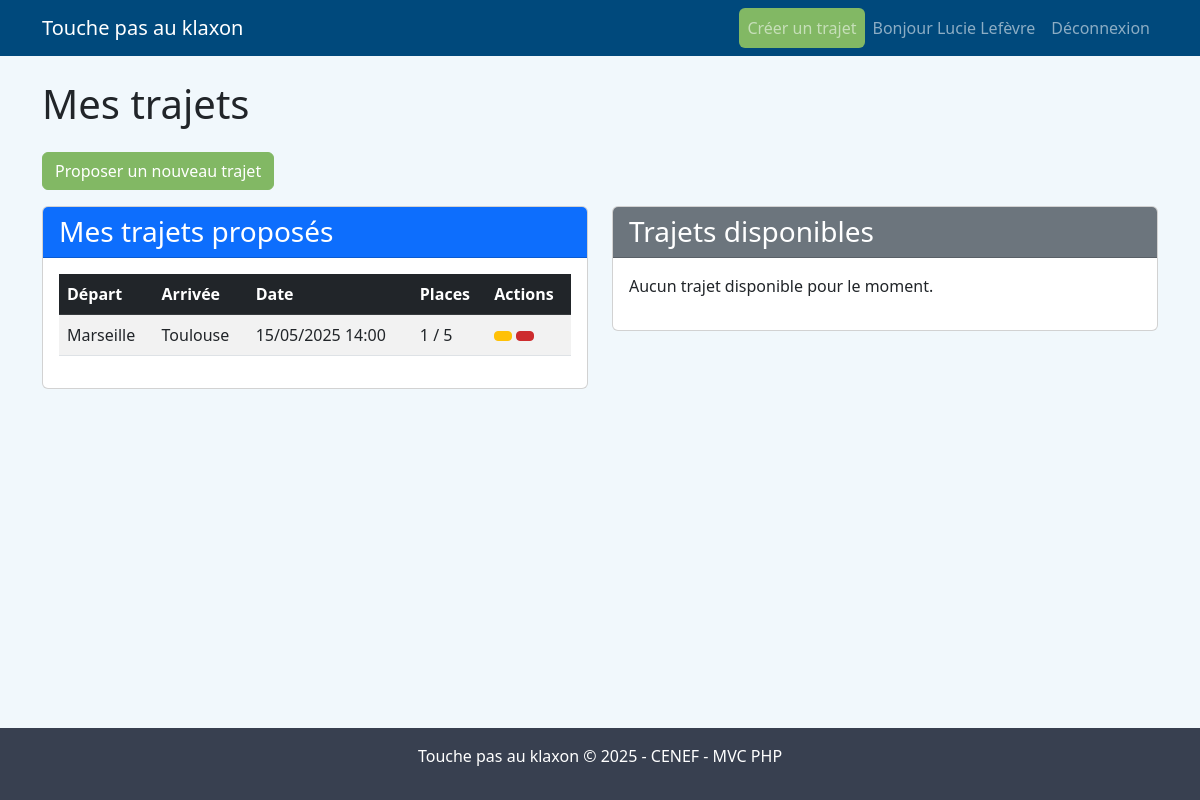
Page /?route=user (signed in) on the earlier database version.
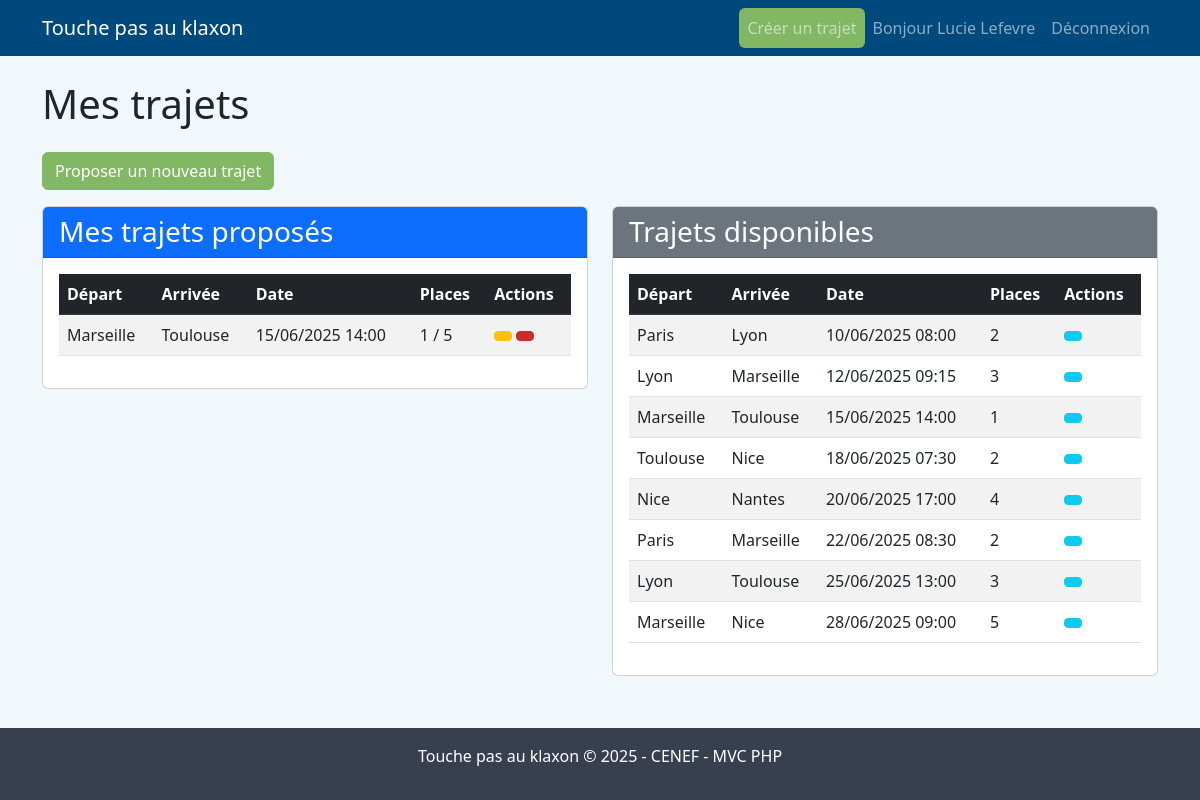
Same page on the later database version.
### tables this page shows
CREATE TABLE trajet (
    id INT AUTO_INCREMENT PRIMARY KEY,
    date_depart DATE NOT NULL,
    heure_depart TIME NOT NULL,
    date_arrivee DATE NOT NULL,
    heure_arrivee TIME NOT NULL,
    places_total INT NOT NULL,
    places_disponibles INT NOT NULL,
    utilisateur_id INT NOT NULL,
    agence_depart_id INT NOT NULL,
    agence_arrivee_id INT NOT NULL,
    created_at TIMESTAMP DEFAULT CURRENT_TIMESTAMP,
    updated_at TIMESTAMP DEFAULT CURRENT_TIMESTAMP ON UPDATE CURRENT_TIMESTAMP,
    FOREIGN KEY (utilisateur_id) REFERENCES utilisateur(id) ON DELETE CASCADE,
    FOREIGN KEY (agence_depart_id) REFERENCES agence(id) ON DELETE CASCADE,
    FOREIGN KEY (agence_arrivee_id) REFERENCES agence(id) ON DELETE CASCADE
);

CREATE TABLE agence (
    id INT AUTO_INCREMENT PRIMARY KEY,
    nom VARCHAR(100) NOT NULL UNIQUE,
    created_at TIMESTAMP DEFAULT CURRENT_TIMESTAMP
);

### controllers/UserController.php (called while the page is built, shortened)
<?php
class UserController
{
    public function dashboard()
    {
        $trajetModel = new \Models\Trajet();
        $mesTrajets = $trajetModel->getUserTrajets($_SESSION['user_id'] ?? 0);
        $trajetsDisponibles = $trajetModel->getAvailableTrajets();
        require_once '../views/users/dashboard.php';
    }
}

### public/index.php (called while the page is built, shortened)
<?php
require_once '../config/database.php';
require_once '../routes/web.php';

### config/database.php (called while the page is built, shortened)
<?php
class Database
{
    private $host = DB_HOST;
    private $user = DB_USER;
    private $pass = DB_PASS;
    private $dbname = DB_NAME;
    private $dbh;
    private $stmt;
    public function __construct()
    {
        $dsn = 'mysql:host=' . $this->host . ';dbname=' . $this->dbname . ';charset=utf8mb4';
        $options = array(
            PDO::ATTR_PERSISTENT => true,
            PDO::ATTR_ERRMODE => PDO::ERRMODE_EXCEPTION,
            PDO::ATTR_DEFAULT_FETCH_MODE => PDO::FETCH_OBJ,
            PDO::ATTR_EMULATE_PREPARES => false
        );
        try {
            $this->dbh = new PDO($dsn, $this->user, $this->pass, $options);
            $this->dbh->exec("SET NAMES 'utf8mb4'");
        } catch (PDOException $e) {
            $this->error = $e->getMessage();
            die('Erreur de connexion à la base de données : ' . $this->error . '<br>' .
                'Vérifiez vos paramètres dans config/config.php');
        }
    }
    public function query($sql)
    {
        $this->stmt = $this->dbh->prepare($sql);
    }
    public function bind($param, $value, $type = null)
    {
        if (is_null($type)) {
            switch (true) {
                case is_int($value):
                    $type = PDO::PARAM_INT;
                    break;
            }
        }
        $this->stmt->bindValue($param, $value, $type);
    }
    public function execute()
    {
        try {
            return $this->stmt->execute();
        } catch (PDOException $e) {
            throw new Exception("Erreur d'exécution de la requête : " . $e->getMessage());
        }
    }
    public function resultSet()
    {
        $this->execute();
        return $this->stmt->fetchAll();
    }
}

### models/Trajet.php (called while the page is built, shortened)
<?php
class Trajet
{
    private $db;
    public function __construct()
    {
        $this->db = new \Database();
    }
    public function getAvailableTrajets()
    {
        $this->db->query("
            SELECT t.*,
                ad.nom as agence_depart,
                aa.nom as agence_arrivee
            FROM trajet t
            JOIN agence ad ON t.agence_depart_id = ad.id
            JOIN agence aa ON t.agence_arrivee_id = aa.id
            WHERE t.places_disponibles > 0
            AND (t.date_depart > CURDATE()
                OR (t.date_depart = CURDATE() AND t.heure_depart > CURTIME()))
            ORDER BY t.date_depart, t.heure_depart
        ");
        return $this->db->resultSet();
    }
    public function getUserTrajets($userId)
    {
        $this->db->query("
            SELECT t.*,
                ad.nom as agence_depart,
                aa.nom as agence_arrivee
            FROM trajet t
            JOIN agence ad ON t.agence_depart_id = ad.id
            JOIN agence aa ON t.agence_arrivee_id = aa.id
            WHERE t.utilisateur_id = :user_id
            ORDER BY t.date_depart, t.heure_depart
        ");
        $this->db->bind(':user_id', $userId);
        return $this->db->resultSet();
    }
}

### views/users/dashboard.php (the view, shortened to what the changed rows need)
<h1 class="mb-4">Mes trajets</h1>
<div class="row mb-4">
    <div class="col-md-6">
        <div class="card">
            <div class="card-body">
                <?php if (empty($mesTrajets)): ?>
                    <p>Vous n'avez proposé aucun trajet pour le moment.</p>
                <?php else: ?>
                    <div class="table-responsive">
                        <table class="table table-striped table-hover">
                            <thead class="table-dark">
                                <tr>
                                    <th>Départ</th>
                                    <th>Arrivée</th>
                                    <th>Date</th>
                                    <th>Places</th>
                                    <th>Actions</th>
                                </tr>
                            </thead>
                            <tbody>
                                <?php foreach ($mesTrajets as $trajet): ?>
                                    <tr>
                                        <td><?= htmlspecialchars($trajet->agence_depart) ?></td>
                                        <td><?= htmlspecialchars($trajet->agence_arrivee) ?></td>
                                        <td><?= date('d/m/Y H:i', strtotime($trajet->date_depart . ' ' . $trajet->heure_depart)) ?></td>
                                        <td><?= $trajet->places_disponibles ?> / <?= $trajet->places_total ?></td>
                                        <td>
                                            <a href="/user/trajet/edit/<?= $trajet->id ?>" class="btn btn-sm btn-warning" title="Modifier">
                                            </a>
                                            <a href="/user/trajet/delete/<?= $trajet->id ?>" class="btn btn-sm btn-danger" title="Supprimer" onclick="return confirm('Êtes-vous sûr de vouloir supprimer ce trajet ?')">
                                            </a>
                                        </td>
                                    </tr>
                                <?php endforeach; ?>
                            </tbody>
                        </table>
                    </div>
                <?php endif; ?>
            </div>
        </div>
    </div>
    <div class="col-md-6">
        <div class="card">
            <div class="card-body">
                <?php if (empty($trajetsDisponibles)): ?>
                    <p>Aucun trajet disponible pour le moment.</p>
                <?php else: ?>
                    <div class="table-responsive">
                        <table class="table table-striped table-hover">
                            <thead class="table-dark">
                                <tr>
                                    <th>Départ</th>
                                    <th>Arrivée</th>
                                    <th>Date</th>
                                    <th>Places</th>
                                    <th>Actions</th>
                                </tr>
                            </thead>
                            <tbody>
                                <?php foreach ($trajetsDisponibles as $trajet): ?>
                                    <tr>
                                        <td><?= htmlspecialchars($trajet->agence_depart) ?></td>
                                        <td><?= htmlspecialchars($trajet->agence_arrivee) ?></td>
                                        <td><?= date('d/m/Y H:i', strtotime($trajet->date_depart . ' ' . $trajet->heure_depart)) ?></td>
                                        <td><?= $trajet->places_disponibles ?></td>
                                        <td>
                                            <a href="/user/trajet/details/<?= $trajet->id ?>" class="btn btn-sm btn-info" title="Détails">
                                            </a>
                                        </td>
                                    </tr>
                                <?php endforeach; ?>
                            </tbody>
                        </table>
                    </div>
                <?php endif; ?>
            </div>
        </div>
    </div>
</div>
<?php
require_once '../views/layouts/default.php';
?>

### views/layouts/header.php (shortened to what the changed rows need)
<nav class="navbar navbar-expand-lg navbar-dark" style="background-color: #00497c;">
    <div class="container">
        <div class="collapse navbar-collapse justify-content-end" id="navbarNav">
            <ul class="navbar-nav">
                <?php if (!isset($_SESSION['user_id'])): ?>
                    <li class="nav-item">
                        <a class="nav-link btn btn-dark" href="?route=login">Connexion</a>
                    </li>
                <?php else: ?>
                    <li class="nav-item">
                        <a class="nav-link btn btn-success" href="?route=user_trajet_create">Créer un trajet</a>
                    </li>
                    <li class="nav-item">
                        <span class="nav-link">Bonjour <?= htmlspecialchars($_SESSION['user_name']) ?></span>
                    </li>
                    <li class="nav-item">
                        <a class="nav-link btn btn-dark" href="?route=logout">Déconnexion</a>
                    </li>
                <?php endif; ?>
            </ul>
        </div>
    </div>
</nav>

Differences in the rows shown:
now on one of the page's lists (row edited): trajet: agence_depart.nom "Marseille", agence_arrivee.nom "Toulouse", date_depart+heure_depart "15/06/2025 14:00", places_disponibles "1"
changed trajet (number 1 of 8 on the later page): date_depart+heure_depart "15/05/2025 14:00" → "15/06/2025 14:00"
now on this page (row edited): trajet: agence_depart.nom "Paris", agence_arrivee.nom "Lyon", date_depart+heure_depart "10/06/2025 08:00", places_disponibles "2", shown under "Trajets disponibles"
now on this page (row edited): trajet: agence_depart.nom "Lyon", agence_arrivee.nom "Marseille", date_depart+heure_depart "12/06/2025 09:15", places_disponibles "3", shown under "Trajets disponibles"
now on this page (row edited): trajet: agence_depart.nom "Toulouse", agence_arrivee.nom "Nice", date_depart+heure_depart "18/06/2025 07:30", places_disponibles "2", shown under "Trajets disponibles"
now on this page (row edited): trajet: agence_depart.nom "Nice", agence_arrivee.nom "Nantes", date_depart+heure_depart "20/06/2025 17:00", places_disponibles "4", shown under "Trajets disponibles"
added trajet: agence_depart.nom "Paris", agence_arrivee.nom "Marseille", date_depart+heure_depart "22/06/2025 08:30", places_disponibles "2", shown under "Trajets disponibles"
added trajet: agence_depart.nom "Lyon", agence_arrivee.nom "Toulouse", date_depart+heure_depart "25/06/2025 13:00", places_disponibles "3", shown under "Trajets disponibles"
added trajet: agence_depart.nom "Marseille", agence_arrivee.nom "Nice", date_depart+heure_depart "28/06/2025 09:00", places_disponibles "5", shown under "Trajets disponibles"
Other differences:
$_SESSION['user_name']: "Lucie Lefèvre" → "Lucie Lefevre"
text no longer shown: "Aucun trajet disponible pour le moment."
text now shown: "Départ Arrivée Date Places Actions"
